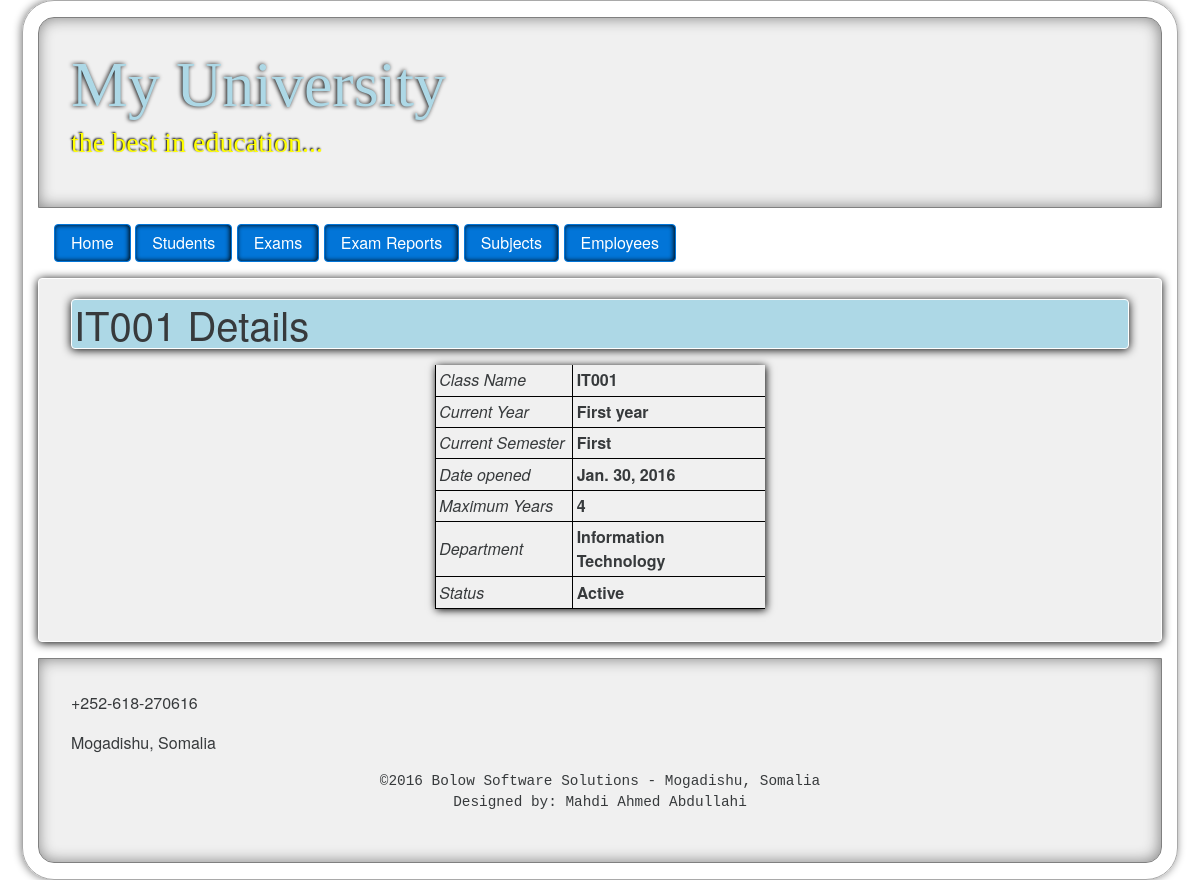
The app's page /cms/classroom/1/ with its own data.
### university/models.py (models this page shows)
class Classroom(models.Model):
    name = models.CharField(max_length=30, default='One')
    current_year = models.ForeignKey(Year)
    current_semester = models.ForeignKey(Term)
    date_opened = models.DateField(default= timezone.now)
    max_year = models.IntegerField(default=4)
    department = models.ForeignKey(Department, null=True)
    status = models.BooleanField(default=True)
    def __str__(self):
        return self.name

class Year(models.Model):
    name = models.CharField(max_length=30)
    level = models.IntegerField()
    def __str__(self):
        return str(self.name) + ' year'

class Term(models.Model):
    is_first = models.BooleanField(default=True)
    name = models.CharField(max_length=30)
    def __str__(self):
        return self.name

class Department(models.Model):
    name = models.CharField(max_length=100)
    faculty = models.ForeignKey(Faculty)
    def __str__(self):
        return self.name

### university/views.py (the view)
# urls.py: url(r'^classroom/(?P<pk>[0-9]+)/$', views.classroom_details, name='classroom_details'),
def classroom_details(request, pk):
    classroom = Classroom.objects.get(pk=pk)
    return render(request, 'class/classroom_details.html', {'classroom':classroom,'settings':settings})

### university/templates/class/classroom_details.html
{% extends 'university/layout.html' %}
{% block content %}
<h1>{{ classroom }} Details</h1>
<table>
	<tr>
		<td><em>Class Name</em></td>
		<td><b>{{ classroom.name }}</b></td>
	</tr>
	<tr>
		<td><em>Current Year</em></td>
		<td><b>{{ classroom.current_year }}</b></td>
	</tr>
	<tr>
		<td><em>Current Semester</em></td>
		<td><b>{{ classroom.current_semester }}</b></td>
	</tr>
	<tr>
		<td><em>Date opened</em></td>
		<td><b>{{ classroom.date_opened }}</b></td>
	</tr>
	<tr>
		<td><em>Maximum Years</em></td>
		<td><b>{{ classroom.max_year}}</b></td>
	</tr>
	<tr>
		<td><em>Department</em></td>
		<td><b>{{ classroom.department }}</b></td>
	</tr>
	<tr>
		<td><em>Status</em></td>
		<td><b>
			{% if classroom.status %}
				Active
			{% else %}
				Not active
			{% endif %}
		</b></td>
	</tr>
</table>
{% endblock %}

### university/static/university/css/style.css (style rules this page uses)
table { margin:auto; box-shadow: 1px 1px 8px black; margin-top: 1em; }
td { padding:.2em; padding-right: .5em; border-left: 1px solid black; border-bottom: 1px solid black; max-width: 12em; }
.content h1 { background:lightblue; padding: 2px; border: 1px solid white; box-shadow: 0px 1px 10px black; border-radius: 4px; margin-top: -.3em; }

### records on screen
Classroom: name "IT001", current_year "First year", current_semester "First", date_opened "Jan. 30, 2016", max_year "4", department "Information Technology"

### other values on screen
{{ settings.UNIVERSITY_NAME }} "My University"
{{ settings.UNIVERSITY_MOTO }} "the best in education..."
{{ settings.UNIVERSITY_PHONES }} "+252-618-270616"
{{ settings.CAMPUS_ADDRESS }} "Mogadishu, Somalia"
